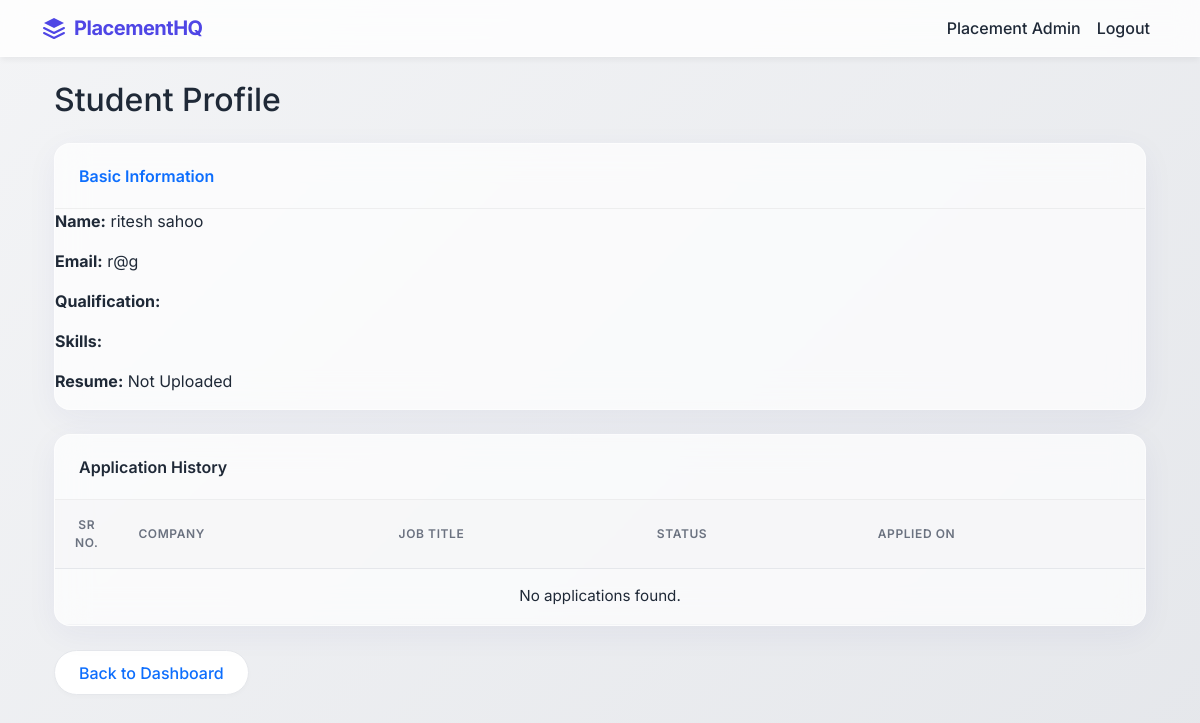
Page /admin/student/11 (signed in) on the committed database.
### backend/models.py (models this page shows, shortened)
class User(db.Model, UserMixin):
    __tablename__ = "user"
    id = db.Column(db.Integer, primary_key=True)
    full_name = db.Column(db.String(100), nullable=False)
    email = db.Column(db.String(120), unique=True, nullable=False)
    password = db.Column(db.String(200), nullable=False)
    role = db.Column(db.String(20), nullable=False)
    is_active = db.Column(db.Boolean, default=True)
    created_at = db.Column(db.DateTime, default=datetime.utcnow)
    company_profile = db.relationship(
        "CompanyProfile", backref="user", uselist=False, cascade="all, delete"
    )
    student_profile = db.relationship(
        "StudentProfile", backref="user", uselist=False, cascade="all, delete"
    )
    applications = db.relationship(
        "Application", backref="student", cascade="all, delete", lazy=True
    )

### backend/controllers.py (the view)
@bp.route("/admin/student/<int:id>")
@login_required
@role_required("ADMIN")
def admin_view_student(id):
    student = User.query.get_or_404(id)
    profile = StudentProfile.query.filter_by(user_id=id).first()
    applications = Application.query.filter_by(student_id=id).all()
    return render_template(
        "admin_view_student.html",
        student=student,
        profile=profile,
        applications=applications
    )

### backend/__init__.py (called while the page is built)
def create_app():
    app = Flask(__name__, template_folder="../templates", static_folder="../static")
    app.config["SQLALCHEMY_DATABASE_URI"] = os.getenv(
        "DATABASE_URL",
        "sqlite:///PLACEMENT_PORTAL.sqlite3"
    )
    app.config["SQLALCHEMY_TRACK_MODIFICATIONS"] = False
    app.config["SECRET_KEY"] = os.getenv("SECRET_KEY", "placement_secret_key")
    app.debug = True
    db.init_app(app)
    login_manager = LoginManager()
    login_manager.login_view = "main.login"
    login_manager.init_app(app)
    @login_manager.user_loader
    def load_user(user_id):
        return User.query.get(int(user_id))
    from .controllers import bp
    app.register_blueprint(bp)
    from .api import api_bp
    app.register_blueprint(api_bp)
    return app

### backend/controllers.py (called while the page is built)
def role_required(role):
    def decorator(f):
        @wraps(f)
        def decorated_function(*args, **kwargs):
            if not current_user.is_authenticated:
                return redirect(url_for('main.login'))
            if current_user.role != role:
                flash("You do not have permission to view this page.", "danger")
                return redirect(url_for('main.login'))
            return f(*args, **kwargs)
        return decorated_function
    return decorator

### templates/admin_view_student.html (shortened to what this page needs)
{% extends "base.html" %}
{% block content %}
<div class="container mt-4">
    <h2 class="mb-4">Student Profile</h2>
    <div class="glass-card mb-4 animate-fade-in">
        <div class="glass-header text-primary">
            Basic Information
        </div>
        <div class="card-body">
            <p><strong>Name:</strong> {{ student.full_name }}</p>
            <p><strong>Email:</strong> {{ student.email }}</p>
            <p><strong>Qualification:</strong> {{ profile.qualification }}</p>
            <p><strong>Skills:</strong> {{ profile.skills }}</p>
            {% if profile.resume_path %}
                <p>
                    <strong>Resume:</strong>
                    <a href="{{ url_for('static', filename=profile.resume_path) }}"
                       target="_blank"
                       class="btn btn-sm btn-outline-secondary">
                        View Resume
                    </a>
                </p>
            {% else %}
                <p><strong>Resume:</strong> Not Uploaded</p>
            {% endif %}
        </div>
    </div>
    <div class="glass-card animate-fade-in">
        <div class="glass-header">
            Application History
        </div>
        <div class="card-body">
            <div class="table-responsive">
            <table class="table-modern">
                <thead >
                <tr>
                    <th class="text-center" style="width: 60px;">Sr No.</th>
                    <th>Company</th>
                    <th>Job Title</th>
                    <th>Status</th>
                    <th>Applied On</th>
                </tr>
                </thead>
                <tbody>
                {% for app in applications %}
                <tr>
                    <td class="text-center">{{ loop.index }}</td>
                    <td>{{ app.placement_drive.company.company_name }}</td>
                    <td>{{ app.placement_drive.job_title }}</td>
                    <td>
                        {% if app.status == "SELECTED" %}
                            <span class="badge badge-soft-success">{{ app.status }}</span>
                        {% elif app.status == "REJECTED" %}
                            <span class="badge badge-soft-danger">{{ app.status }}</span>
                        {% elif app.status == "SHORTLISTED" %}
                            <span class="badge badge-soft-primary">{{ app.status }}</span>
                        {% else %}
                            <span class="badge badge-soft-secondary">{{ app.status }}</span>
                        {% endif %}
                    </td>
                    <td>{{ app.application_date.strftime('%d %b %Y') }}</td>
                </tr>
                {% else %}
                <tr>
                    <td colspan="5" class="text-center">
                        No applications found.
                    </td>
                </tr>
                {% endfor %}
                </tbody>
            </table>
            </div>
        </div>
    </div>
    <a href="{{ url_for('main.admin_dashboard') }}"
       class="btn btn-secondary-premium text-primary mt-4">
        Back to Dashboard
    </a>
</div>
{% endblock %}

### templates/base.html (shortened to what this page needs)
<!DOCTYPE html>
<html lang="en">
<head>
    <link
      href="https://cdn.jsdelivr.net/npm/bootstrap@5.3.2/dist/css/bootstrap.min.css"
      rel="stylesheet"
    >
    <link rel="stylesheet" href="{{ url_for('static', filename='css/styles.css') }}">
</head>
<body class="{% block body_class %}{% endblock %}">
<nav class="navbar navbar-expand-lg navbar-glass">
    <div class="container">
        <a class="navbar-brand d-flex align-items-center" href="/">
            <svg class="me-2" width="24" height="24" viewBox="0 0 24 24" fill="none" xmlns="http://www.w3.org/2000/svg">
                <path d="M12 2L2 7L12 12L22 7L12 2Z" fill="#4F46E5"/>
                <path d="M2 17L12 22L22 17M2 12L12 17L22 12" stroke="#4F46E5" stroke-width="2" stroke-linecap="round" stroke-linejoin="round"/>
            </svg>
            PlacementHQ
        </a>
        <div class="collapse navbar-collapse">
            <ul class="navbar-nav ms-auto">
                {% if current_user.is_authenticated %}
                    <li class="nav-item">
                        <span class="nav-link">
                            {{ current_user.full_name }}
                        </span>
                    </li>
                    <li class="nav-item">
                        <a class="nav-link" href="{{ url_for('main.logout') }}">Logout</a>
                    </li>
                {% else %}
                    <li class="nav-item">
                        <a class="nav-link" href="{{ url_for('main.login') }}">Login</a>
                    </li>
                {% endif %}
            </ul>
        </div>
    </div>
</nav>
<div class="container mt-4">
    {% block content %}{% endblock %}
</div>
</body>
</html>

### static/css/styles.css (style rules this page uses)
:root { --primary: #4F46E5; --primary-hover: #4338CA; --secondary: #10B981; --secondary-hover: #059669; --accent: #8B5CF6; --dark-text: #1F2937; --muted-text: #6B7280; --background-start: #F3F4F6; --background-end: #E5E7EB; --glass-bg: rgba(255, 255, 255, 0.7); --glass-border: rgba(255, 255, 255, 0.5); --glass-shadow: 0 8px 32px 0 rgba(31, 38, 135, 0.05); --font-main: 'Inter', system-ui, -apple-system, sans-serif; --border-radius-sm: 8px; --border-radius-md: 12px; --border-radius-lg: 16px; --border-radius-pill: 50px; }
body { font-family: var(--font-main); color: var(--dark-text); background: linear-gradient(135deg, var(--background-start) 0%, var(--background-end) 100%); background-attachment: fixed; min-height: 100vh; margin: 0; padding: 0; overflow-x: hidden; }
.animate-fade-in { animation: fadeInUp 0.6s cubic-bezier(0.16, 1, 0.3, 1) forwards; }
.navbar-glass { background: rgba(255, 255, 255, 0.8) !important; backdrop-filter: blur(12px); -webkit-backdrop-filter: blur(12px); border-bottom: 1px solid var(--glass-border); box-shadow: 0 4px 6px -1px rgba(0, 0, 0, 0.05); position: sticky; top: 0; z-index: 1000; transition: all 0.3s ease; }
.navbar-glass .navbar-brand { font-weight: 700; color: var(--primary) !important; letter-spacing: -0.5px; }
.navbar-glass .nav-link { color: var(--dark-text) !important; font-weight: 500; transition: color 0.2s ease; }
.glass-card { background: var(--glass-bg); backdrop-filter: blur(16px); -webkit-backdrop-filter: blur(16px); border: 1px solid var(--glass-border); border-radius: var(--border-radius-lg); box-shadow: var(--glass-shadow); transition: transform 0.3s ease, box-shadow 0.3s ease; overflow: hidden; }
.glass-header { background: transparent !important; border-bottom: 1px solid rgba(0,0,0,0.05); padding: 1.25rem 1.5rem; font-weight: 600; color: var(--dark-text); }
.btn-secondary-premium { background: white; color: var(--dark-text); border: 1px solid #E5E7EB; border-radius: var(--border-radius-pill); padding: 0.6rem 1.5rem; font-weight: 500; transition: all 0.3s ease; box-shadow: 0 2px 4px rgba(0,0,0,0.02); }
.table-modern { width: 100%; border-collapse: separate; border-spacing: 0; background: transparent; }
.table-modern th { background: rgba(243, 244, 246, 0.5); color: var(--muted-text); font-weight: 600; font-size: 0.75rem; text-transform: uppercase; letter-spacing: 0.05em; padding: 1rem 1.25rem; border-bottom: 1px solid #E5E7EB; }
.table-modern td { padding: 1rem 1.25rem; vertical-align: middle; border-bottom: 1px solid #F3F4F6; color: var(--dark-text); font-size: 0.95rem; }
.table-modern tbody tr { transition: background-color 0.2s ease; }

### rows in the picture
User: full_name "Placement Admin"
User: full_name "ritesh sahoo", email "r@g"
